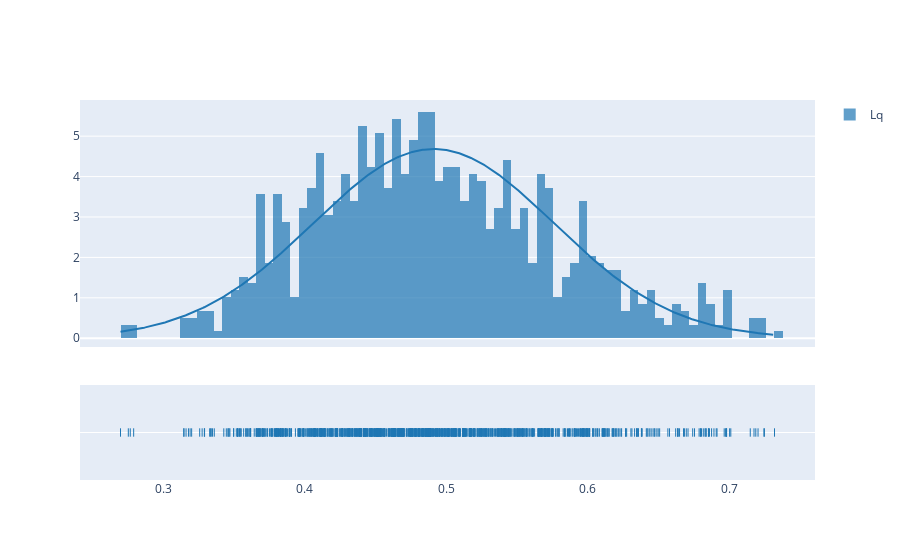

Notebook code for this chart:
### Markdown cell above
### Remoção de  outliers

### Code cell
data_without_outliers = remove_outliers(data_ic['Lq']['Amostras'])
fig = ff.create_distplot([data_without_outliers], ['Lq'], curve_type='normal', bin_size=0.006)
fig.show()

### Figure 1 — Plotly figure (JSON) as saved in the notebook; plotly's stock layout.template omitted (floating-point values rounded to 4 significant figures; data arrays with more than 128 entries replaced by an {"elided": "..."} marker saying what was removed)
{"data": [{"autobinx": false, "histnorm": "probability density", "legendgroup": "Lq", "marker": {"color": "rgb(31, 119, 180)"}, "name": "Lq", "opacity": 0.7, "type": "histogram", "x": {"elided": "984 float values"}, "xaxis": "x", "xbins": {"end": 0.7321, "size": 0.006, "start": 0.2699}, "yaxis": "y"}, {"legendgroup": "Lq", "marker": {"color": "rgb(31, 119, 180)"}, "mode": "lines", "name": "Lq", "showlegend": false, "type": "scatter", "x": {"elided": "500 float values"}, "xaxis": "x", "y": {"elided": "500 float values"}, "yaxis": "y"}, {"legendgroup": "Lq", "marker": {"color": "rgb(31, 119, 180)", "symbol": "line-ns-open"}, "mode": "markers", "name": "Lq", "showlegend": false, "type": "scatter", "x": {"elided": "984 float values"}, "xaxis": "x", "y": {"elided": "984 str values"}, "yaxis": "y2"}], "layout": {"barmode": "overlay", "hovermode": "closest", "legend": {"traceorder": "reversed"}, "xaxis": {"anchor": "y2", "domain": [0, 1], "zeroline": false}, "yaxis": {"anchor": "free", "domain": [0.35, 1], "position": 0}, "yaxis2": {"anchor": "x", "domain": [0, 0.25], "dtick": 1, "showticklabels": false}}}
